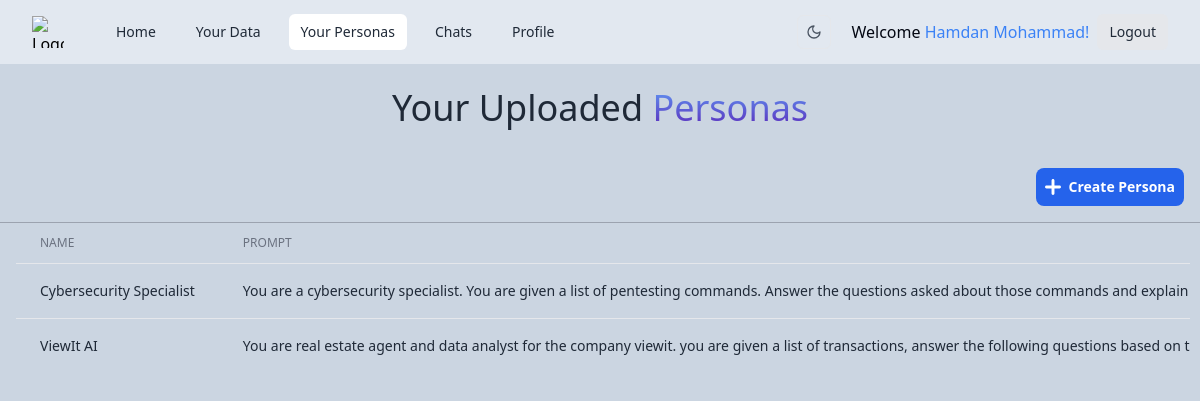
Screenshot of /personas (signed in) with the database file from the repository.
### models.py (models this page shows, shortened)
class User(UserMixin, db.Model):
    id = db.Column("id", db.Integer, primary_key=True)
    name = db.Column(db.String(100), nullable=False)
    username = db.Column(db.String(100), unique=True, nullable=False)
    email = db.Column(db.String(100), unique=True, nullable=False)
    password = db.Column(db.String(100), nullable=False)
    personas = db.relationship('Persona', backref='user', lazy='dynamic')
    data = db.relationship('Data', backref='user', lazy='dynamic')
    conversations = db.relationship('Conversation', backref='user', lazy='dynamic')
    messages = db.relationship('Message', backref='user', lazy='dynamic')

class Persona(db.Model):
    _id = db.Column("id", db.Integer, primary_key=True)
    name = db.Column(db.String(100))
    prompt = db.Column(db.String(1000))
    user_id = db.Column(db.Integer, db.ForeignKey('user.id'), nullable=False)
    data_id = db.Column(db.Integer, db.ForeignKey('data.id'))
    added_on = db.Column(db.DateTime, nullable=False, default=db.func.now())

### app.py (the view, shortened to what this page needs)
@app.route('/personas', methods=['GET', 'POST'])
@login_required
def personas():
    persona_list = Persona.query.filter_by(user_id=session['_user_id']).all()
    return render_template('personas.html', personas=persona_list)

### app.py (called while the page is built)
@login_manager.user_loader
def load_user(user_id):
    return User.query.get(int(user_id))

### templates/personas.html (shortened to what this page needs)
{% extends 'base.html' %}
{% block content %}
<div class="max-w-3xl text-center mx-auto py-6">
  <h1 class="block font-medium text-gray-800 dark:text-gray-200 text-xl sm:text-2xl md:text-3xl lg:text-4xl">
    Your Uploaded <span
      class="bg-clip-text bg-gradient-to-t from-violet-800 to-blue-400 dark:from-blue-300 dark:to-violet-800 text-transparent">
      Personas</span>
  </h1>
</div>
<div class="flex justify-end items-center">
  <button type="button"
    class="m-4 p-2 inline-flex items-center gap-x-2 text-sm font-semibold rounded-lg border border-transparent bg-blue-600 text-white hover:bg-blue-700 disabled:opacity-50 disabled:pointer-events-none dark:focus:outline-none dark:focus:ring-1 dark:focus:ring-gray-600"
    data-hs-overlay="#hs-static-backdrop-modal">
    Create Persona
  </button>
</div>
{% if personas %}
<hr class="border-gray-400 dark:border-gray-800">
<div class="flex flex-col px-4">
  <div class="-m-1.5 overflow-x-auto">
    <div class="p-1.5 min-w-full inline-block align-middle">
      <div class="overflow-hidden">
        <table class="min-w-full divide-y divide-gray-200 dark:divide-gray-700">
          <thead>
            <tr>
              <th scope="col" class="px-6 py-3 text-start text-xs font-medium text-gray-500 uppercase">Name</th>
              <th scope="col" class="px-6 py-3 text-start text-xs font-medium text-gray-500 uppercase">Prompt</th>
            </tr>
          </thead>
          <tbody class="divide-y divide-gray-200 dark:divide-gray-700">
            {% for persona in personas %}
            <tr class="hover:bg-gray-100 dark:hover:bg-gray-700">
              <td class="px-6 py-4 whitespace-nowrap text-sm font-medium text-gray-800 dark:text-gray-200">
                {{ persona.name }}
              </td>
              <td class="px-6 py-4 whitespace-nowrap text-sm text-gray-800 dark:text-gray-200">
                {{ persona.prompt }}
              </td>
            </tr>
            {% endfor %}
          </tbody>
        </table>
      </div>
    </div>
  </div>
</div>
{% else %}
<p class="mt-4 text-xl text-center text-gray-600 dark:text-gray-400">
  No personas found! Start by creating your first persona.
</p>
{% endif %}
{% endblock %}

### templates/base.html (shortened to what this page needs)
<!DOCTYPE html>
<html>
<head>
	<link rel="stylesheet" href="{{ url_for('static',filename='dist/css/output.css') }}">
</head>
<body class="dark:bg-slate-900 bg-slate-300 h-full items-center py-16
	[&::-webkit-scrollbar]:w-2
  [&::-webkit-scrollbar-track]:bg-gray-100
  [&::-webkit-scrollbar-thumb]:bg-gray-400
  dark:[&::-webkit-scrollbar-track]:bg-slate-700
  dark:[&::-webkit-scrollbar-thumb]:bg-slate-500">
	<nav class="navbar bg-slate-200 dark:bg-gray-800">
		<div class="max-w-7xl mx-auto px-4 sm:px-6 lg:px-8">
			<div class="flex items-center justify-between h-16">
				<div class="flex items-center">
					<a href="#" class="flex-shrink-0">
						<img class="h-8 w-8" src="https://tailwindui.com/img/logos/workflow-mark-indigo-500.svg" alt="Logo">
					</a>
					<div class="hidden md:block">
						<div class="ml-10 flex items-baseline space-x-4">
							<a href="{{ url_for('index') }}"
								class="{% if request.path == url_for('index') %}text-gray-800 dark:text-gray-200 bg-white dark:bg-gray-600 {% else %} text-gray-800 dark:text-gray-300 hover:bg-gray-100 dark:hover:bg-gray-700 hover:text-gray-900 dark:hover:text-white{% endif %} px-3 py-2 rounded-md text-sm font-medium">
								Home</a>
							{% if current_user.is_authenticated %}
							<a href="{{ url_for('data') }}"
								class="{% if request.path == url_for('data') %}text-gray-800 dark:text-gray-200 bg-white dark:bg-gray-600 {% else %} text-gray-800 dark:text-gray-300 hover:bg-gray-100 dark:hover:bg-gray-700 hover:text-gray-900 dark:hover:text-white{% endif %} px-3 py-2 rounded-md text-sm font-medium">
								Your Data</a>
							<a href="{{ url_for('personas') }}"
								class="{% if request.path == url_for('personas') %}text-gray-800 dark:text-gray-200 bg-white dark:bg-gray-600 {% else %} text-gray-800 dark:text-gray-300 hover:bg-gray-100 dark:hover:bg-gray-700 hover:text-gray-900 dark:hover:text-white{% endif %} px-3 py-2 rounded-md text-sm font-medium">
								Your Personas</a>
							<a href="{{ url_for('chats') }}"
								class="{% if request.path == url_for('chats') %}text-gray-800 dark:text-gray-200 bg-white dark:bg-gray-600 {% else %} text-gray-800 dark:text-gray-300 hover:bg-gray-100 dark:hover:bg-gray-700 hover:text-gray-900 dark:hover:text-white{% endif %} px-3 py-2 rounded-md text-sm font-medium">
								Chats</a>
							<a href="{{ url_for('profile') }}"
								class="{% if request.path == url_for('profile') %}text-gray-800 dark:text-gray-200 bg-white dark:bg-gray-600 {% else %} text-gray-800 dark:text-gray-300 hover:bg-gray-100 dark:hover:bg-gray-700 hover:text-gray-900 dark:hover:text-white{% endif %} px-3 py-2 rounded-md text-sm font-medium">
								Profile</a>
							{% endif %}
						</div>
					</div>
				</div>
				<div class="hidden md:block">
					<div class="ml-4 flex items-center md:ml-6">
						<div>
							<button type="button"
								class="mx-3 p-2 border hover:border-gray-300 dark:hover:border-gray-600 rounded-md hs-dark-mode-active:hidden block hs-dark-mode group flex items-center text-gray-600 hover:text-blue-600 font-medium dark:text-gray-400 dark:hover:text-gray-500"
								data-hs-theme-click-value="dark">
								<svg class="flex-shrink-0 size-4" xmlns="http://www.w3.org/2000/svg" width="24" height="24"
									viewBox="0 0 24 24" fill="none" stroke="currentColor" stroke-width="2" stroke-linecap="round"
									stroke-linejoin="round">
									<path d="M12 3a6 6 0 0 0 9 9 9 9 0 1 1-9-9Z" />
								</svg>
							</button>
						</div>
						{% if current_user.is_authenticated %}
						<p class="p-2 text-gray-950 dark:text-white">Welcome
							<span class="font-medium text-blue-500">{{ current_user.name }}!</span></p>
						<a href="{{ url_for('logout') }}"
							class="bg-gray-200 dark:bg-gray-900 text-gray-800 dark:text-white px-3 py-2 rounded-md text-sm font-medium">
							Logout</a>
						{% else %}
						<a href="{{ url_for('login') }}"
							class="bg-gray-200 dark:bg-gray-900 text-gray-800 dark:text-white px-3 py-2 rounded-md text-sm font-medium">
							Login</a>
						{% endif %}
					</div>
				</div>
			</div>
		</div>
	</nav>
	{% block content %}{% endblock %}
</body>
</html>

### templates/base.html (style rules this page uses)
.navbar { position: fixed; top: 0; left: 0; right: 0; z-index: 50; }

### rows the page displays
User: name "Hamdan Mohammad"
Persona: name "Cybersecurity Specialist", prompt "You are a cybersecurity specialist. You are given a list of pentesting commands. Answer the questions asked about those commands and explain…"
Persona: name "ViewIt AI", prompt "You are real estate agent and data analyst for the company viewit. you are given a list of transactions, answer the following questions based on…"
